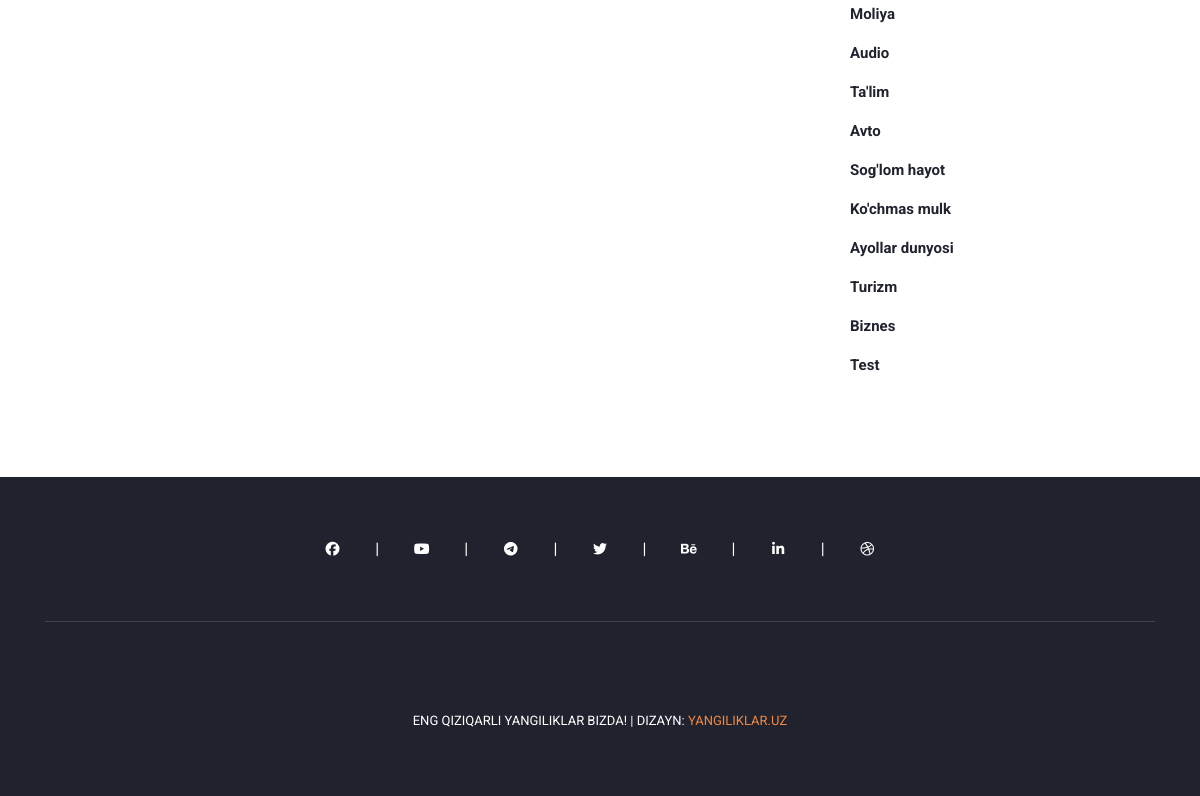
The app's page /news.php?&page=3 (lower part), older data.
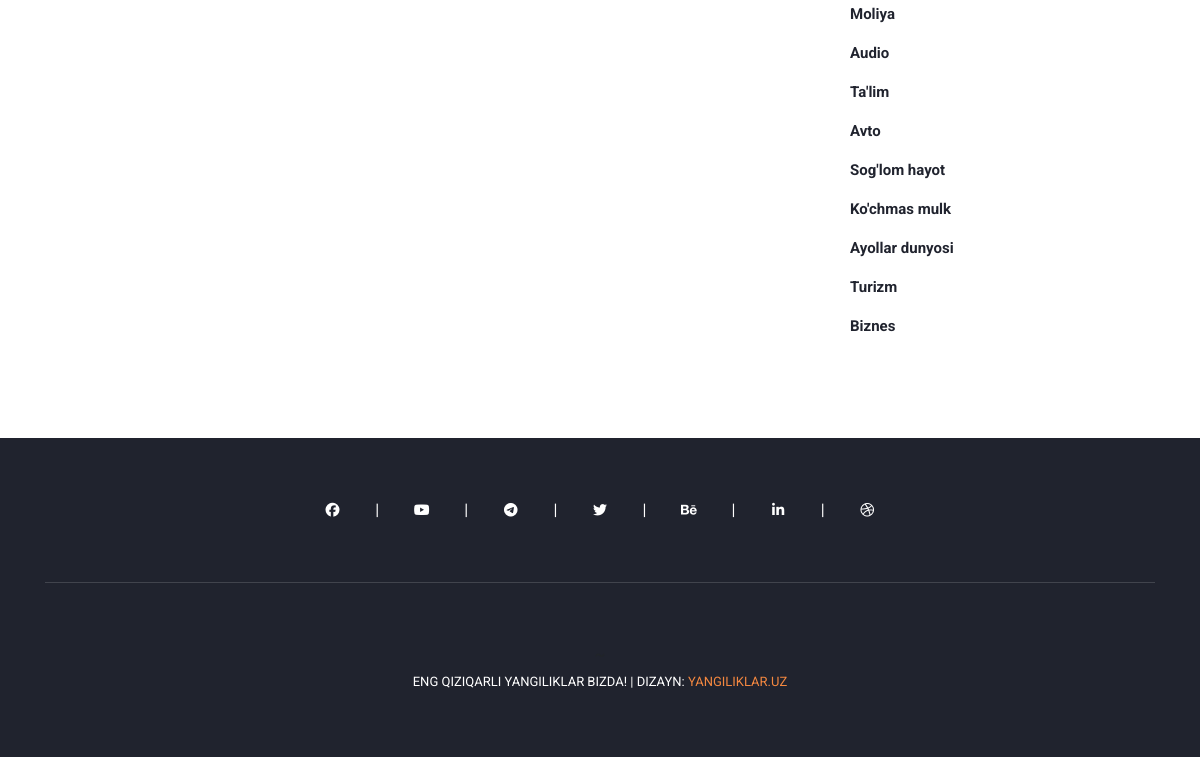
The same page, newer data.
### tables this page shows
CREATE TABLE `category`
(
    `id`     INTEGER PRIMARY KEY AUTOINCREMENT,
    `name`   TEXT UNIQUE NOT NULL,
    `status` BOOLEAN DEFAULT TRUE
);

CREATE TABLE `social`
(
    `id`       INTEGER PRIMARY KEY AUTOINCREMENT,
    `name`     TEXT(255) NOT NULL,     -- nomi
    `url`      TEXT(255) DEFAULT NULL, -- manzili
    `icon_class` TEXT(255) DEFAULT NULL, -- ikonkasi
    `position` INTEGER   DEFAULT NULL,
    `status`   BOOLEAN   DEFAULT 1     -- yoqib/o'chirish uchun statusi
);

### views/news.php (called while the page is built, shortened)
<?php
require_once __DIR__ . '/../controllers/imports.php';
require_once __DIR__ . '/../views/widgets/header.php';
require_once __DIR__ . '/../views/widgets/all-news-content.php';
require_once __DIR__ . '/../views/widgets/footer.php';

### news.php (called while the page is built)
<?php
require_once __DIR__ . '/views/news.php';

### models/categories.php (called while the page is built, shortened)
<?php
function getCategories(): array
{
    global $pdo;
    $sql = "SELECT
                `name`
            FROM `category`
            WHERE `status` = :status
            ORDER BY `id`
            ";
    try {
        $stmt = $pdo->prepare($sql);
        $stmt->execute(['status' => ACTIVE]);
        return $stmt->fetchAll(PDO::FETCH_ASSOC);
    } catch (PDOException $e) {
        error_log("DB xatolik, getCategories():" . $e->getMessage());
        return [];
    }
}

### controllers/imports.php (called while the page is built, shortened)
<?php
$socials = getSocials();
$categories = getCategories();

### models/socials.php (called while the page is built)
<?php
function getSocials(): array
{
    global $pdo;
    $sql = "SELECT
                `name`,
                `url`,
                `icon_class`,
                `position`
        FROM `social`
        WHERE `status` = " . ACTIVE .
        " ORDER BY `position`";
    $stmt = $pdo->prepare($sql);
    $stmt->execute();
    return $stmt->fetchAll(PDO::FETCH_ASSOC);
}

### views/widgets/all-news-content.php (the view, shortened to what this page needs)
<section class="blog-posts grid-system">
    <div class="container">
        <div class="row">
            <div class="col-lg-8">
            </div>
            <div class="col-lg-4">
                <div class="sidebar">
                    <div class="row">
                        <?php require_once __DIR__ . '/sidebar.php'; ?>
                    </div>
                </div>
            </div>
        </div>
    </div>
</section>

### views/widgets/sidebar.php (shortened to what this page needs)
<div class="sidebar">
    <div class="row">
        <div class="col-lg-12">
            <div class="sidebar-item categories">
                <div class="content">
                    <ul>
                        <?php if (!empty($categories)): ?>
                            <?php foreach ($categories as $category): ?>
                                <li><a href="#"> <?= $category['name'] ?> </a></li>
                            <?php endforeach; ?>
                        <?php endif; ?>
                    </ul>
                </div>
            </div>
        </div>
    </div>
</div>

### views/widgets/footer.php (shortened to what this page needs)
<footer>
    <div class="container">
        <div class="row">
            <div class="col-lg-12">
                <ul class="social-icons">
                    <?php if (!empty($socials)) : ?>
                        <?php foreach ($socials as $social) : ?>
                            <li>
                                <a href="<?= $social['url'] ?>" target="_blank">
                                    <i class="<?= $social['icon_class']; ?>>"></i>
                                </a>
                            </li>
                        <?php endforeach; ?>
                    <?php endif; ?>
                </ul>
            </div>
            <div class="col-lg-12">
                <div class="copyright-text">~
                    <p><?= SLOGAN ?>
                        | Dizayn: <a rel="nofollow" href="https://t.me/settings" target="_parent"> <?= SITE_NAME ?> </a>
                    </p>
                </div>
            </div>
        </div>
    </div>
</footer>
</body>
</html>

Row changes from the older to the newer data that the page shows:
removed category: name "Test"
